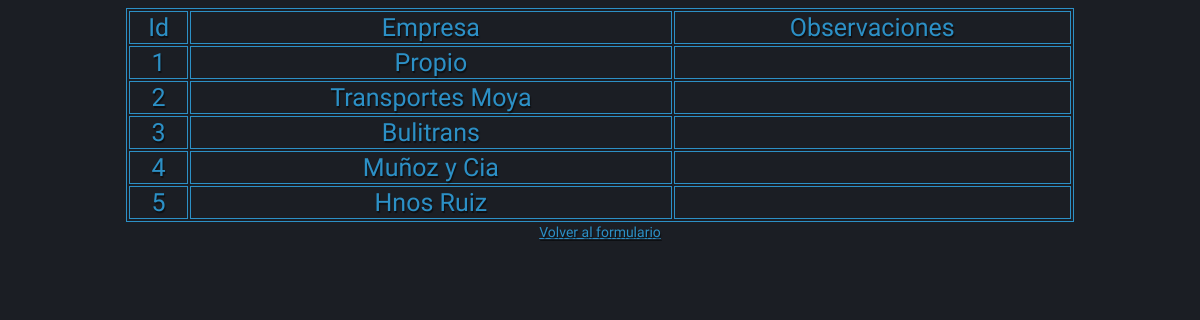
The app's page /controlador/transportista/transbuscar.php with its own data.
### tables this page shows
CREATE TABLE `transportista` (
  `Id` int(11) NOT NULL,
  `Empresa` varchar(60) NOT NULL,
  `Observaciones` varchar(255) NOT NULL
);

### controlador/transportista/transver.php (called while the page is built)
<?php
    require_once '../../modelo/conectar.php';
    $consulta="SELECT * FROM transportista";
    $resultado=$conexion->query($consulta);
    $filas= mysqli_fetch_assoc($resultado);
?>

### vista/transportista/transtabla.php (the view, shortened to what this page needs)
<?php
    require_once '../../controlador/transportista/transver.php';
?>
<html>
    <head>
        <link rel="stylesheet" type="text/css" href="../../vista/css/form.css">
    </head>
    <body>
        <table border="1">
            <tr>
                <td>Id</td><td>Empresa</td><td>Observaciones</td>
            <?php
                while($filas !=null){
                    echo "<tr>";
                    foreach($filas as $dato){
                        echo "<td>".$dato."</dato>";
                    }
                    $filas=$resultado -> fetch_assoc();
                    echo "</tr>";
                }
            ?>
        </table>
        <a href="../../modelo/transportista/transprincipal.php">Volver al formulario</a>
    </body>
</html>

### vista/css/form.css (style rules this page uses)
body { background: #1b1e24; background-image:-webkit-linear-gradient(right,#1b1e24,#1b1e24 50%,#1b1e24); background-image:-moz-linear-gradient(right,#1b1e24,#1b1e24 50%,#1b1e24); background-image:-o-linear-gradient(right,#1b1e24,#1b1e24 50%,#1b1e24); background-image:-ms-linear-gradient(right,#1b1e24,#1b1e24 50%,#1b1e24); background-image:linear-gradient(to left,#1b1e24,#1b1e24 50%,#1b1e24); text-align: center; font-family: Arial, sans-serif; font-size: 87.50%; line-height: 1.5em; }
table { border: 1px solid #2c90c6; text-align: center; font-family: 'Titan One'; text-shadow: 1px 2px 1px rgba(0,0,0,.5); color: #2c90c6; margin:0 auto; width: 80%; height: 200px; }
tr,td { border: 1px solid #2c90c6; color: #2c90c6; font-size: 1.25em; margin: 2% auto; text-align: center; font-family: 'Titan One'; text-shadow: 1px 2px 1px rgba(0,0,0,.5); }
a { color: #2c90c6; font-size: 125%; margin: 2% auto; text-align: center; font-family: 'Titan One'; text-shadow: 1px 2px 1px rgba(0,0,0,.5); }
@media screen and (max-width: 1440px) { a { color: #2c90c6; font-size: 120%; margin: 2% auto; text-align: center; font-family: 'Titan One'; text-shadow: 1px 2px 1px rgba(0,0,0,.5); } }
@media screen and (max-width: 1280px) { a { color: #2c90c6; font-size: 100%; margin: 2% auto; text-align: center; font-family: 'Titan One'; text-shadow: 1px 2px 1px rgba(0,0,0,.5); } }

### records on screen
transportista: Id "1", Empresa "Propio"
transportista: Id "2", Empresa "Transportes Moya"
transportista: Id "3", Empresa "Bulitrans"
transportista: Id "4", Empresa "Muñoz y Cia"
transportista: Id "5", Empresa "Hnos Ruiz"
